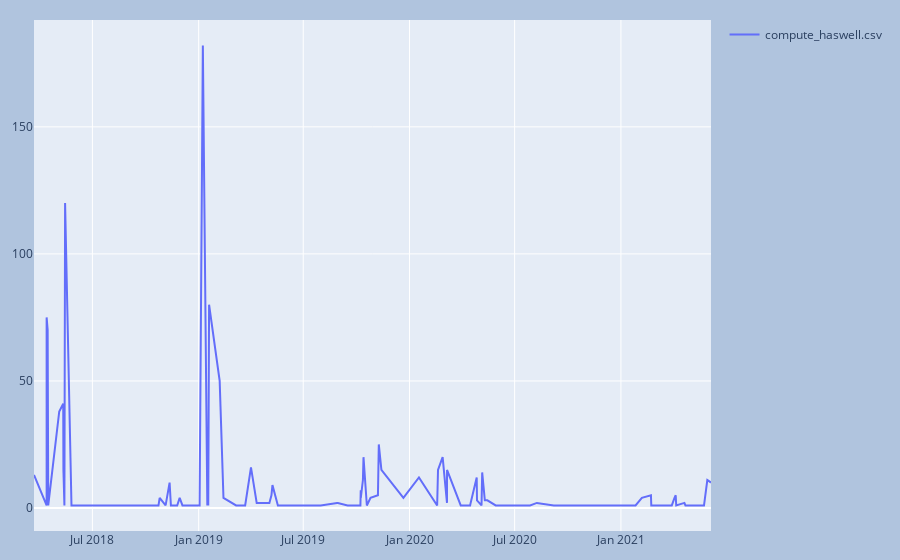

The notebook cell saved with this chart:
### Code cell
df = pd.read_csv('processed/lease_info_tacc/in_advance/%s' % nt)
df.sort_values(by=['start_on'], inplace=True)
plot_lease(df)

### Figure 1 — Plotly figure (JSON) as saved in the notebook; plotly's stock layout.template omitted (floating-point values rounded to 4 significant figures; data arrays with more than 128 entries replaced by an {"elided": "..."} marker saying what was removed)
{"data": [{"mode": "lines", "name": "compute_haswell.csv", "type": "scatter", "x": {"elided": "136 str values"}, "y": {"elided": "136 int values"}}], "layout": {"margin": {"b": 20, "l": 20, "r": 20, "t": 20}, "paper_bgcolor": "LightSteelBlue", "showlegend": true}}
